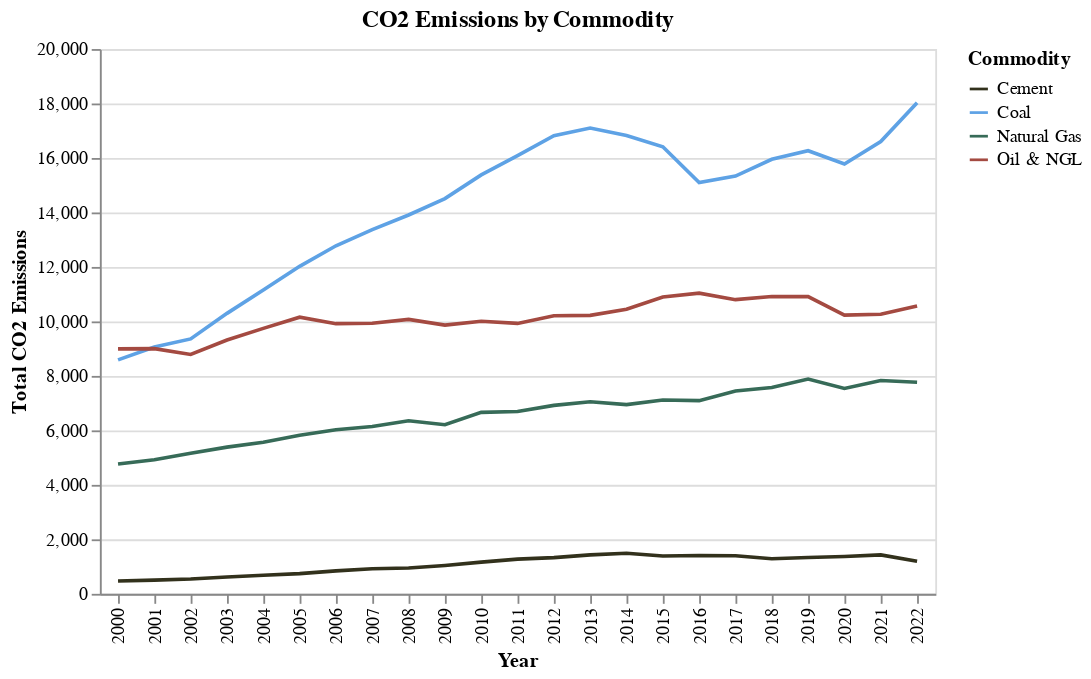

The notebook cell this image was saved under:
### Markdown cell above
The below visualization breaks down emissions by commodity produced. This visualization is helpful because it highlights the narrrative that the commodity that contributes most to the emissions (of the ones examined) is coal. While this is perhaps predictable, I also think seeing the breakdown of various types of coal is informative and educational.

### Code cell
def emissions_by_commodity(df):

    # set colors for each commodity
    color_scale = alt.Scale(domain=['Cement', 'Coal', 'Natural Gas', 'Oil & NGL'], 
                            range=['#32311c', '#5ea2e5', '#376b58', '#a44a41'])

    # aggregate Emissions by commodity
    df = df.group_by(["year", "commodity_clean"]).agg(pl.col("total_emissions_MtCO2e").sum())
    # df1 = df1.filter(~pl.col("commodity").is_in(coal_commodities))

    # develop chart 
    chart = alt.Chart(df, title = "CO2 Emissions by Commodity").mark_line().encode(
        alt.X("year:O").title("Year"),
        alt.Y("total_emissions_MtCO2e:Q").title("Total CO2 Emissions"),
        alt.Color("commodity_clean:N", title = "Commodity", scale = color_scale),

    )


    return chart
    
emissions_by_commodity(coal_aggregate)

### Figure 1 — Vega-Lite specification as saved in the notebook (floating-point values rounded to 4 significant figures)
{"config": {"view": {"continuousWidth": 300, "continuousHeight": 300}}, "data": {"name": "data-7255e75dfe269e309295071c8df95fee"}, "mark": {"type": "line"}, "encoding": {"color": {"field": "commodity_clean", "scale": {"domain": ["Cement", "Coal", "Natural Gas", "Oil & NGL"], "range": ["#32311c", "#5ea2e5", "#376b58", "#a44a41"]}, "title": "Commodity", "type": "nominal"}, "x": {"field": "year", "title": "Year", "type": "ordinal"}, "y": {"field": "total_emissions_MtCO2e", "title": "Total CO2 Emissions", "type": "quantitative"}}, "title": "CO2 Emissions by Commodity", "$schema": "https://vega.github.io/schema/vega-lite/v5.20.1.json", "datasets": {"data-7255e75dfe269e309295071c8df95fee": [{"year": 2005, "commodity_clean": "Coal", "total_emissions_MtCO2e": 12020.0}, {"year": 2022, "commodity_clean": "Coal", "total_emissions_MtCO2e": 18020.0}, {"year": 2000, "commodity_clean": "Coal", "total_emissions_MtCO2e": 8590.0}, {"year": 2009, "commodity_clean": "Cement", "total_emissions_MtCO2e": 1040.0}, {"year": 2016, "commodity_clean": "Natural Gas", "total_emissions_MtCO2e": 7091.0}, {"year": 2001, "commodity_clean": "Natural Gas", "total_emissions_MtCO2e": 4921.0}, {"year": 2013, "commodity_clean": "Coal", "total_emissions_MtCO2e": 17100.0}, {"year": 2011, "commodity_clean": "Natural Gas", "total_emissions_MtCO2e": 6695.0}, {"year": 2015, "commodity_clean": "Natural Gas", "total_emissions_MtCO2e": 7116.0}, {"year": 2007, "commodity_clean": "Natural Gas", "total_emissions_MtCO2e": 6140.0}, {"year": 2020, "commodity_clean": "Oil & NGL", "total_emissions_MtCO2e": 10230.0}, {"year": 2016, "commodity_clean": "Cement", "total_emissions_MtCO2e": 1409.0}, {"year": 2011, "commodity_clean": "Coal", "total_emissions_MtCO2e": 16090.0}, {"year": 2004, "commodity_clean": "Coal", "total_emissions_MtCO2e": 11160.0}, {"year": 2022, "commodity_clean": "Cement", "total_emissions_MtCO2e": 1198.0}, {"year": 2001, "commodity_clean": "Oil & NGL", "total_emissions_MtCO2e": 9003.0}, {"year": 2008, "commodity_clean": "Natural Gas", "total_emissions_MtCO2e": 6355.0}, {"year": 2006, "commodity_clean": "Oil & NGL", "total_emissions_MtCO2e": 9918.0}, {"year": 2003, "commodity_clean": "Cement", "total_emissions_MtCO2e": 618.3}, {"year": 2017, "commodity_clean": "Cement", "total_emissions_MtCO2e": 1396.0}, {"year": 2021, "commodity_clean": "Coal", "total_emissions_MtCO2e": 16600.0}, {"year": 2007, "commodity_clean": "Coal", "total_emissions_MtCO2e": 13370.0}, {"year": 2009, "commodity_clean": "Coal", "total_emissions_MtCO2e": 14510.0}, {"year": 2002, "commodity_clean": "Oil & NGL", "total_emissions_MtCO2e": 8786.0}, {"year": 2011, "commodity_clean": "Oil & NGL", "total_emissions_MtCO2e": 9927.0}, {"year": 2018, "commodity_clean": "Cement", "total_emissions_MtCO2e": 1290.0}, {"year": 2020, "commodity_clean": "Natural Gas", "total_emissions_MtCO2e": 7538.0}, {"year": 2000, "commodity_clean": "Cement", "total_emissions_MtCO2e": 470.4}, {"year": 2017, "commodity_clean": "Oil & NGL", "total_emissions_MtCO2e": 10800.0}, {"year": 2014, "commodity_clean": "Oil & NGL", "total_emissions_MtCO2e": 10450.0}, {"year": 2007, "commodity_clean": "Oil & NGL", "total_emissions_MtCO2e": 9933.0}, {"year": 2005, "commodity_clean": "Cement", "total_emissions_MtCO2e": 741.4}, {"year": 2019, "commodity_clean": "Coal", "total_emissions_MtCO2e": 16270.0}, {"year": 2005, "commodity_clean": "Oil & NGL", "total_emissions_MtCO2e": 10160.0}, {"year": 2021, "commodity_clean": "Cement", "total_emissions_MtCO2e": 1430.0}, {"year": 2013, "commodity_clean": "Cement", "total_emissions_MtCO2e": 1431.0}, {"year": 2003, "commodity_clean": "Oil & NGL", "total_emissions_MtCO2e": 9316.0}, {"year": 2015, "commodity_clean": "Oil & NGL", "total_emissions_MtCO2e": 10890.0}, {"year": 2002, "commodity_clean": "Cement", "total_emissions_MtCO2e": 542.8}, {"year": 2021, "commodity_clean": "Oil & NGL", "total_emissions_MtCO2e": 10260.0}, {"year": 2004, "commodity_clean": "Natural Gas", "total_emissions_MtCO2e": 5562.0}, {"year": 2012, "commodity_clean": "Natural Gas", "total_emissions_MtCO2e": 6918.0}, {"year": 2014, "commodity_clean": "Coal", "total_emissions_MtCO2e": 16830.0}, {"year": 2005, "commodity_clean": "Natural Gas", "total_emissions_MtCO2e": 5820.0}, {"year": 2010, "commodity_clean": "Natural Gas", "total_emissions_MtCO2e": 6662.0}, {"year": 2018, "commodity_clean": "Coal", "total_emissions_MtCO2e": 15950.0}, {"year": 2000, "commodity_clean": "Natural Gas", "total_emissions_MtCO2e": 4766.0}, {"year": 2021, "commodity_clean": "Natural Gas", "total_emissions_MtCO2e": 7830.0}, {"year": 2001, "commodity_clean": "Coal", "total_emissions_MtCO2e": 9064.0}, {"year": 2008, "commodity_clean": "Cement", "total_emissions_MtCO2e": 946.1}, {"year": 2000, "commodity_clean": "Oil & NGL", "total_emissions_MtCO2e": 8993.0}, {"year": 2010, "commodity_clean": "Cement", "total_emissions_MtCO2e": 1162.0}, {"year": 2010, "commodity_clean": "Oil & NGL", "total_emissions_MtCO2e": 10010.0}, {"year": 2009, "commodity_clean": "Natural Gas", "total_emissions_MtCO2e": 6207.0}, {"year": 2019, "commodity_clean": "Natural Gas", "total_emissions_MtCO2e": 7887.0}, {"year": 2019, "commodity_clean": "Cement", "total_emissions_MtCO2e": 1334.0}, {"year": 2006, "commodity_clean": "Coal", "total_emissions_MtCO2e": 12780.0}, {"year": 2022, "commodity_clean": "Oil & NGL", "total_emissions_MtCO2e": 10570.0}, {"year": 2018, "commodity_clean": "Natural Gas", "total_emissions_MtCO2e": 7573.0}, {"year": 2013, "commodity_clean": "Oil & NGL", "total_emissions_MtCO2e": 10220.0}, {"year": 2011, "commodity_clean": "Cement", "total_emissions_MtCO2e": 1274.0}, {"year": 2012, "commodity_clean": "Cement", "total_emissions_MtCO2e": 1330.0}, {"year": 2016, "commodity_clean": "Oil & NGL", "total_emissions_MtCO2e": 11040.0}, {"year": 2012, "commodity_clean": "Oil & NGL", "total_emissions_MtCO2e": 10210.0}, {"year": 2018, "commodity_clean": "Oil & NGL", "total_emissions_MtCO2e": 10920.0}, {"year": 2020, "commodity_clean": "Cement", "total_emissions_MtCO2e": 1373.0}, {"year": 2016, "commodity_clean": "Coal", "total_emissions_MtCO2e": 15100.0}, {"year": 2008, "commodity_clean": "Oil & NGL", "total_emissions_MtCO2e": 10070.0}, {"year": 2014, "commodity_clean": "Natural Gas", "total_emissions_MtCO2e": 6948.0}, {"year": 2022, "commodity_clean": "Natural Gas", "total_emissions_MtCO2e": 7768.0}, {"year": 2017, "commodity_clean": "Natural Gas", "total_emissions_MtCO2e": 7445.0}, {"year": 2003, "commodity_clean": "Coal", "total_emissions_MtCO2e": 10300.0}, {"year": 2003, "commodity_clean": "Natural Gas", "total_emissions_MtCO2e": 5387.0}, {"year": 2004, "commodity_clean": "Oil & NGL", "total_emissions_MtCO2e": 9745.0}, {"year": 2008, "commodity_clean": "Coal", "total_emissions_MtCO2e": 13910.0}, {"year": 2006, "commodity_clean": "Cement", "total_emissions_MtCO2e": 844.5}, {"year": 2019, "commodity_clean": "Oil & NGL", "total_emissions_MtCO2e": 10910.0}, {"year": 2006, "commodity_clean": "Natural Gas", "total_emissions_MtCO2e": 6022.0}, {"year": 2015, "commodity_clean": "Cement", "total_emissions_MtCO2e": 1389.0}, {"year": 2017, "commodity_clean": "Coal", "total_emissions_MtCO2e": 15340.0}, {"year": 2014, "commodity_clean": "Cement", "total_emissions_MtCO2e": 1490.0}, {"year": 2001, "commodity_clean": "Cement", "total_emissions_MtCO2e": 504.0}, {"year": 2012, "commodity_clean": "Coal", "total_emissions_MtCO2e": 16820.0}, {"year": 2002, "commodity_clean": "Coal", "total_emissions_MtCO2e": 9358.0}, {"year": 2004, "commodity_clean": "Cement", "total_emissions_MtCO2e": 683.8}, {"year": 2009, "commodity_clean": "Oil & NGL", "total_emissions_MtCO2e": 9866.0}, {"year": 2013, "commodity_clean": "Natural Gas", "total_emissions_MtCO2e": 7051.0}, {"year": 2020, "commodity_clean": "Coal", "total_emissions_MtCO2e": 15780.0}, {"year": 2010, "commodity_clean": "Coal", "total_emissions_MtCO2e": 15380.0}, {"year": 2002, "commodity_clean": "Natural Gas", "total_emissions_MtCO2e": 5158.0}, {"year": 2015, "commodity_clean": "Coal", "total_emissions_MtCO2e": 16410.0}, {"year": 2007, "commodity_clean": "Cement", "total_emissions_MtCO2e": 921.4}]}}
